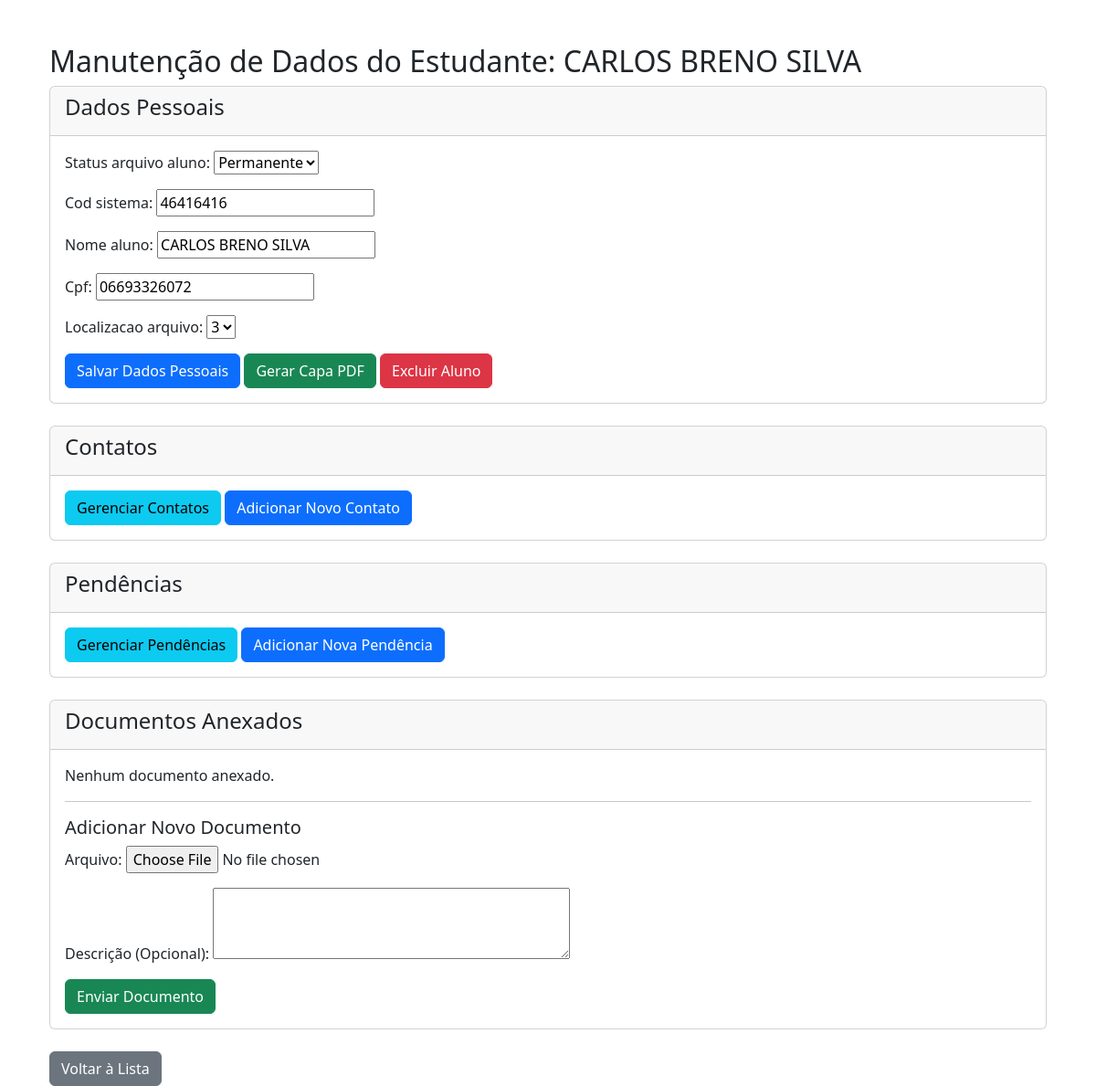
The page /estudante/manutencao/dados_pessoais/editar/2/ (signed in) on the database its author committed.
### localizador/models.py (models this page shows, shortened)
class Aluno_Arquivo(models.Model):
    id_aluno_arquivo = models.AutoField(primary_key=True)
    usuario = models.ForeignKey(
        Usuario,
        on_delete=models.CASCADE,
        related_name="alunos"
    )
    status_arquivo_aluno = models.CharField(
        max_length=1,
        choices=[('A', 'Ativo'), ('P', 'Permanente')]
    )
    cod_sistema = models.IntegerField(unique=True)
    nome_aluno = models.CharField(max_length=100)
    cpf = models.CharField(max_length=14, blank=True, null=True)
    localizacao_arquivo = models.IntegerField(
        unique=True,
        null=True,
        blank=True
    )

### localizador/views.py (the view, shortened to what this page needs)
# urls.py: path('estudante/manutencao/dados_pessoais/editar/<int:aluno_id>/', views.student_personal_data_maintenance_view, name='student_personal_data_edit'),
@login_required
def student_personal_data_maintenance_view(request, aluno_id=None):
    aluno_instance = None
    document_form = None
    documents = []
    if aluno_id:
        aluno_instance = get_object_or_404(Aluno_Arquivo, id_aluno_arquivo=aluno_id)
        form = AlunoArquivoForm(request.POST or None, instance=aluno_instance)
        page_title = "Editar Aluno"
        button_text = "Salvar Alterações"
        document_form = DocumentoVinculadoForm()
        content_type = ContentType.objects.get_for_model(Aluno_Arquivo)
        documents = DocumentoVinculado.objects.filter(content_type=content_type, object_id=aluno_instance.id_aluno_arquivo)
    else:
        form = AlunoArquivoForm(request.POST or None)
        page_title = "Adicionar Novo Aluno"
        button_text = "Adicionar e Gerar Capa"
    context = {
        'form': form,
        'aluno': aluno_instance,
        'page_title': page_title,
        'button_text': button_text,
        'document_form': document_form if aluno_instance else None,
        'documents': documents
    }
    return render(request, 'localizador/student_personal_data_maintenance_form.html', context)

### localizador/forms.py
class AlunoArquivoForm(forms.ModelForm):
    class Meta:
        model = Aluno_Arquivo
        fields = ["status_arquivo_aluno", "cod_sistema", "nome_aluno", "cpf", "localizacao_arquivo"] # Removed usuario, should be set automatically
    def __init__(self, *args, **kwargs):
        super().__init__(*args, **kwargs)
        numeros = get_numeros_disponiveis('A')
        self.fields["localizacao_arquivo"].widget = forms.Select(
            choices=[(n, n) for n in numeros]
        )
        self.fields["status_arquivo_aluno"].widget = forms.Select(
            choices=[('A', 'Ativo'),('P', 'Permanente')]
        )

class DocumentoVinculadoForm(forms.ModelForm):
    class Meta:
        model = DocumentoVinculado
        fields = ["arquivo", "descricao"]
        widgets = {
            "descricao": forms.Textarea(attrs={"rows": 3}),
        }
    def __init__(self, *args, **kwargs):
        super().__init__(*args, **kwargs)
        self.fields["arquivo"].required = True
        self.fields["descricao"].label = "Descrição (Opcional)"

### localizador/utils.py (called while the page is built, shortened)
def get_numeros_disponiveis(tipo):
    from .models import NumeroPassivoDisponivel, Aluno_Arquivo, Profissional_Arquivo
    from django.db.models import Max
    numeros_livres = list(
        NumeroPassivoDisponivel.objects
        .filter(tipo=tipo)
        .values_list("numero", flat=True)
    )
    if tipo == 'A':
        usados = set(
            Aluno_Arquivo.objects
            .exclude(localizacao_arquivo__isnull=True)
            .values_list("localizacao_arquivo", flat=True)
        )
        max_loc = Aluno_Arquivo.objects.aggregate(
            max_loc=Max("localizacao_arquivo")
        )["max_loc"]
    numeros_livres = [n for n in numeros_livres if n not in usados]
    if numeros_livres:
        return sorted(numeros_livres)
    current_max = max_loc or 0
    return [current_max + 1]

### localizador/templates/localizador/student_personal_data_maintenance_form.html (shortened to what this page needs)
{% extends 'localizador/base.html' %}
{% block content %}
<div class="container mt-5">
  <h2>{% if aluno %}Manutenção de Dados do Estudante: {{ aluno.nome_aluno }}{% else %}Adicionar Novo Aluno{% endif %}</h2>
  <div class="card mb-4">
    <div class="card-header">
      <h4>Dados Pessoais</h4>
    </div>
    <div class="card-body">
      <form method="post">
        {{ form.as_p }}
        <button type="submit" class="btn btn-primary">Salvar Dados Pessoais</button>
        {% if aluno %}
          <a href="{% url 'generate_student_cover' aluno.id_aluno_arquivo %}" class="btn btn-success" target="_blank">Gerar Capa PDF</a>
          <a href="{% url 'student_personal_data_delete' aluno.id_aluno_arquivo %}" class="btn btn-danger">Excluir Aluno</a>
        {% endif %}
      </form>
    </div>
  </div>
  {% if aluno %}
  <div class="card mb-4">
    <div class="card-header">
      <h4>Contatos</h4>
    </div>
    <div class="card-body">
      <a href="{% url 'student_contacts_maintenance_list' aluno.id_aluno_arquivo %}" class="btn btn-info">Gerenciar Contatos</a>
      <a href="{% url 'student_contacts_create' aluno.id_aluno_arquivo %}" class="btn btn-primary">Adicionar Novo Contato</a>
    </div>
  </div>
  <div class="card mb-4">
    <div class="card-header">
      <h4>Pendências</h4>
    </div>
    <div class="card-body">
      <a href="{% url 'student_pendencies_maintenance_list' aluno.id_aluno_arquivo %}" class="btn btn-info">Gerenciar Pendências</a>
      <a href="{% url 'student_pendencies_create' aluno.id_aluno_arquivo %}" class="btn btn-primary">Adicionar Nova Pendência</a>
    </div>
  </div>
  {% if document_form %}
  <div class="card mb-4">
    <div class="card-header">
      <h4>Documentos Anexados</h4>
    </div>
    <div class="card-body">
      {% if documents %}
        <table class="table table-striped">
          <thead>
            <tr>
              <th>Nome do Arquivo</th>
              <th>Tipo</th>
              <th>Data de Upload</th>
              <th>Ações</th>
            </tr>
          </thead>
          <tbody>
            {% for doc in documents %}
            <tr>
              <td>{{ doc.nome_arquivo }}</td>
              <td>{{ doc.tipo_arquivo }}</td>
              <td>{{ doc.data_upload|date:"d/m/Y H:i" }}</td>
              <td>
                <a href="{{ doc.arquivo.url }}" class="btn btn-sm btn-primary" target="_blank">Visualizar</a>
                <a href="{% url 'delete_documento_vinculado' doc.id_documento %}" class="btn btn-sm btn-danger">Excluir</a>
              </td>
            </tr>
            {% endfor %}
          </tbody>
        </table>
      {% else %}
        <p>Nenhum documento anexado.</p>
      {% endif %}
      <hr>
      <h5>Adicionar Novo Documento</h5>
      <form method="post" enctype="multipart/form-data">
        {{ document_form.as_p }}
        <button type="submit" class="btn btn-success">Enviar Documento</button>
      </form>
    </div>
  </div>
  {% endif %}
  {% endif %}
  <a href="{% url 'student_personal_data_maintenance_list' %}" class="btn btn-secondary">Voltar à Lista</a>
</div>
{% endblock %}

### rows shown on the page
Aluno_Arquivo: nome_aluno "CARLOS BRENO SILVA", status_arquivo_aluno "Permanente", cod_sistema "46416416", cpf "06693326072", localizacao_arquivo "3"
